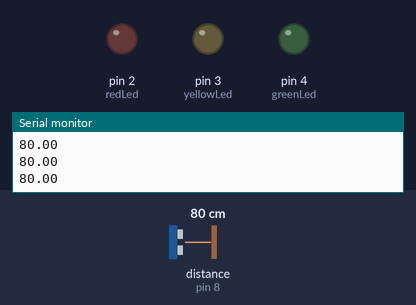
Bench run of a sketch on a simulated Arduino Uno, built with avr-gcc and run on an emulated ATmega328P. Shown: output pins drawn as LEDs (lit = HIGH), the last lines printed to the serial monitor. Inputs (shaded band) come from the test bench; at power-on: distance to the obstacle (sensor on pin 8) 80 cm. The echo pulse lasts 58.3 µs per cm.

Above: at 1.2 s.
1.3 s: distance to the obstacle (sensor on pin 8) set to 32 cm
2.8 s: distance to the obstacle (sensor on pin 8) set to 26 cm
At 3.5 s:
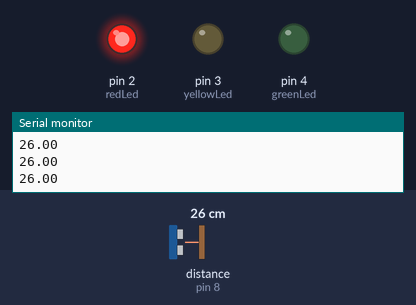
4.3 s: distance to the obstacle (sensor on pin 8) set to 21 cm
5.8 s: distance to the obstacle (sensor on pin 8) set to 17 cm
At 6.6 s:
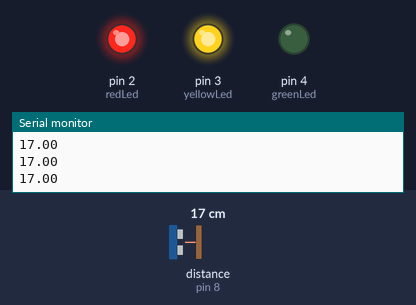
7.3 s: distance to the obstacle (sensor on pin 8) set to 11 cm
8.8 s: distance to the obstacle (sensor on pin 8) set to 8 cm
At 10.1 s:
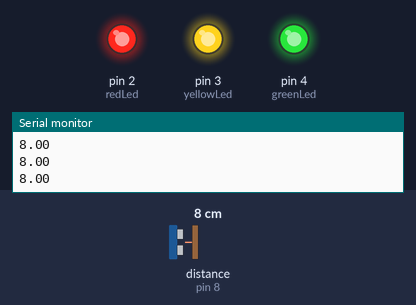
Timing chart, 0 to 11.3 s (numbered marks = the images above; inputs shaded):
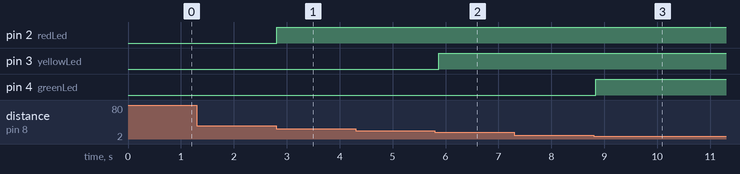

The sketch:

distance.ino
```cpp
#include <HCSR04.h>
HCSR04 hc(9,8);//HCSR04 hc(trig pin, echo pin)
#define redLed 2
#define yellowLed 3
#define greenLed 4

void setup() {
  Serial.begin(9600);
  pinMode(redLed, OUTPUT);
  pinMode(yellowLed, OUTPUT);
  pinMode(greenLed, OUTPUT);
}

void loop()
{
  float distance;
  distance = hc.dist();
  Serial.println(distance);
  //Serial.println(hc.dist());//return curent distance in serial

  if(distance < 30)
  {
    digitalWrite(redLed,HIGH);
    digitalWrite(yellowLed,LOW);
    digitalWrite(greenLed,LOW);
  }
  if(distance < 20)
  {
    digitalWrite(redLed,HIGH);
    digitalWrite(yellowLed,HIGH);
    digitalWrite(greenLed,LOW);
  }
  if(distance < 10)
  {
    digitalWrite(redLed,HIGH);
    digitalWrite(yellowLed,HIGH);
    digitalWrite(greenLed,HIGH);
  }
  else if (distance > 30){
    digitalWrite(redLed,LOW);
    digitalWrite(yellowLed,LOW);
    digitalWrite(greenLed,LOW);
  }

}
```

Measured:
- the behaviour switches between 30 and 29 cm on distance to the obstacle (sensor on pin 8) (found by bisection; images 0 and 1)
- the behaviour switches between 20 and 19 cm on distance to the obstacle (sensor on pin 8) (found by bisection; images 1 and 2)
- the behaviour switches between 10 and 9 cm on distance to the obstacle (sensor on pin 8) (found by bisection; images 2 and 3)
- after the input at 2.8 s, pin 2 (redLed): LOW → HIGH at once
- after the input at 5.8 s, pin 3 (yellowLed): LOW → HIGH after 0.07 s
- after the input at 8.8 s, pin 4 (greenLed): LOW → HIGH at once
